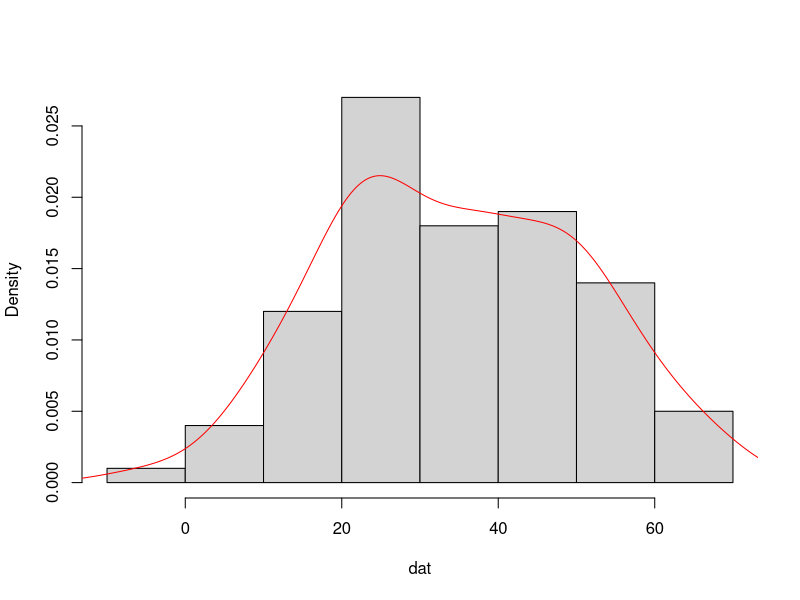
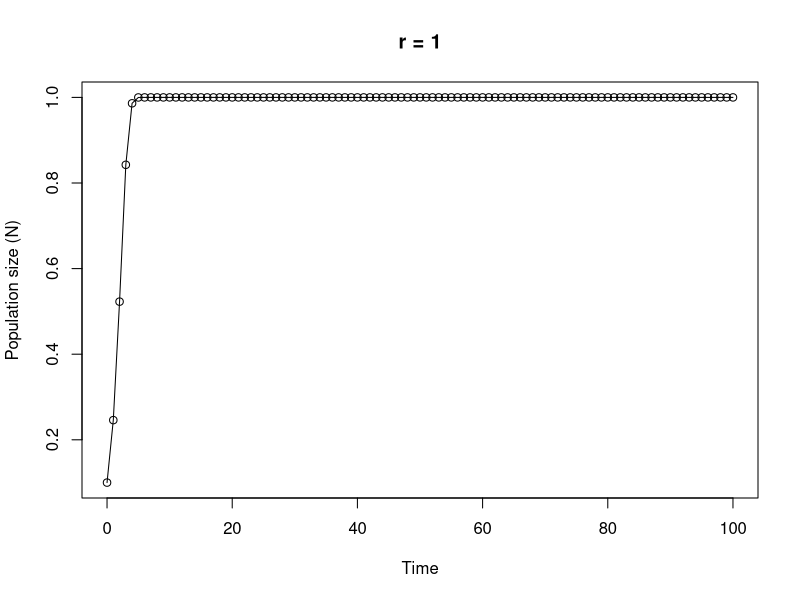

Reproduce these figures in R, in order.
## ----Q1, results = 'asis'-------------------------------------------------------------------------------

# area of a circle
# the equation to calculate the area of a circle is pi * radius^2

circle.area <- function(d){ 
	pi * (d/2)^2
}

# to use your new function

circle.area(10)
# [1] 78.53982

# to test on a vector of diameters
# first create a vector with diameters ranging from 0 to 50 in steps of 10

cir.diam <- seq(from = 0, to = 50, by = 10)

# test your function

circle.area(cir.diam)
# [1]    0.00000   78.53982  314.15927  706.85835 1256.63706 1963.49541


## ----Q2, tidy = TRUE------------------------------------------------------------------------------------

far.cent <- function(a){
	val <- (a-32)*5/9
	print(paste("Fahrenheit: ", round(a, digits = 3), "oF",sep = " "), quote = FALSE)# round 3dp
	print(paste("Centigrade: ", round(val, digits = 3), "oC", sep = " "), quote = FALSE)# round 3dp
}

# alternative Fahrenheit to centigrade using cat function

far.cent2 <- function(a){
	val <- (a - 32) * 5/9	#calculation
	cat("Fahrenheit: ", round(a, digits = 3), "oF", "\n")   # use cat function
	cat("Centigrade: ", round(val, digits = 3), "oC", "\n")   
}



## ----Q3-------------------------------------------------------------------------------------------------

# Create a vector of normally distributed data
# length 100, mean 35 and standard deviation of 29

vals <- rnorm(100, 35, 15)	# create some norm dist data mean 35, sd = 15

summary.fun <- function(dat){
	mymean <- round(mean(dat), digits = 4)      	# calc mean
	mymedian <- round(median(dat), digits = 4)    # calc median
	mymin <- round(min(dat), digits = 4)          # calc min
	mymax <- round(max(dat), digits = 4)          # calc max
	print(paste("mean:", mymean, sep = " "), quote = FALSE)     # print mean
	print(paste("median:", mymedian, sep = " "), quote = FALSE)     # print median
	print(paste("range:", "from:", mymin, "to", mymax, sep = " "), quote = FALSE) 
	dens <- density(dat)                          # estimate density curve
	hist(dat, main = "",type = "l",freq = FALSE)  # plot histogram
	lines(dens, lty = 1, col = "red")             # plot density curve
}

# use the function
summary.fun(vals)


## ----Q4-------------------------------------------------------------------------------------------------

# calculate a median

ourmedian <- function(x){
	n <- length(x)
	if (n %% 2 == 1)      # odd numbers
	  sort(x)[(n + 1)/2]  # find the middle number by adding 1 to length and div 2
	else {                # even numbers
	  middletwo <- sort(x)[(n/2) + 0:1]   #find the two middle numbers
	  mean(middletwo)
	  }
}

# use the function
mydat <- sample(1:50, size = 10, replace = TRUE )

# our function
ourmedian(mydat)

# R median function
median(mydat)


## ----Q5, tidy = TRUE------------------------------------------------------------------------------------

# function to simulate Ricker model

Ricker.model <- function(nzero, r, time, K=1){     # sets initial parameters
  N <- numeric(time + 1)    # creates a real vector of length time+1 to store values of Nt+1
  N[1] <- nzero             # sets initial population size in first element of N
  for (i in 1:time) {				# loops over time
      N[i+1] <- N[i]*exp(r*(1 - N[i]/K))    
  }
  Time <- 0:time   					 # creates vector for x axis
  plot(Time, N, type = "o", xlim = c(0, time), xlab = "Time", ylab = "Population size (N)", main = paste("r =", r, sep=" "))   # plots     output
}

# To run
# play around with the different parameters, especially r
Ricker.model(nzero=0.1,r=1,time=100)
